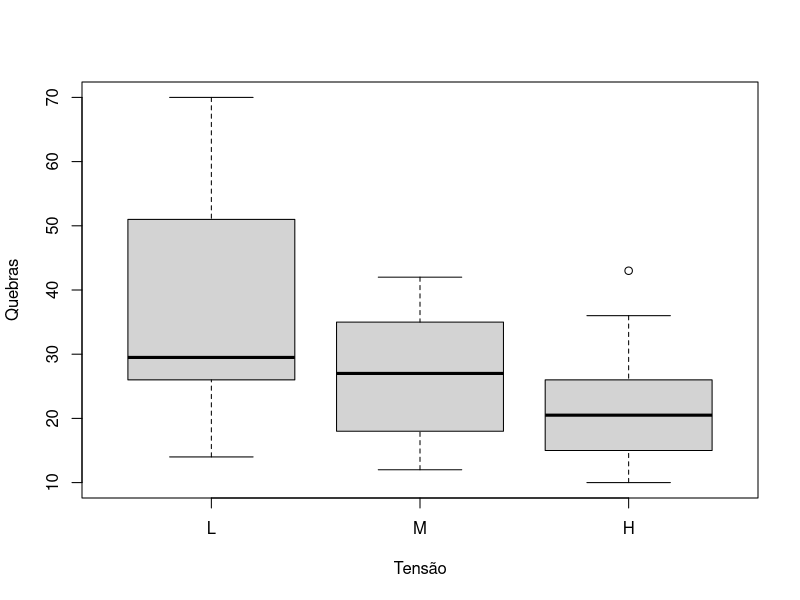

The R script that drew this image:
# Teste t de Welch (dois grupos) ----

# Ajuste e resultados ----
d <- subset(warpbreaks, tension %in% c("L", "H"))
aggregate(breaks ~ tension, d, function(x) c(n = length(x), media = mean(x), dp = sd(x)))
resultado <- t.test(breaks ~ tension, data = d,
                    var.equal = FALSE, conf.level = 0.95)
print(resultado)

# Visualização e diagnóstico ----
boxplot(breaks ~ tension, warpbreaks, ylab = "Quebras", xlab = "Tensão")


# Análises unilaterais: use somente a direção definida antes da análise ----
# Em d, os grupos estão ordenados: tensão H e depois tensão L
# H1: media_H > media_L
print(t.test(breaks ~ tension, data = d, var.equal = FALSE, alternative = "greater"))
# H1: media_H < media_L
print(t.test(breaks ~ tension, data = d, var.equal = FALSE, alternative = "less"))
